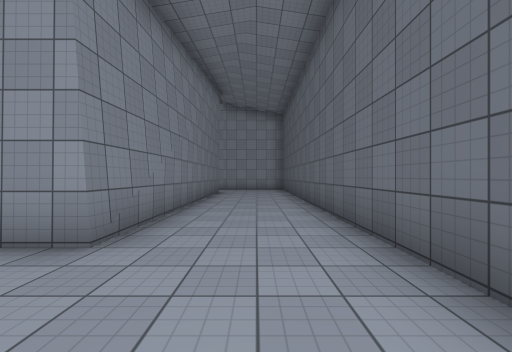
[1] (above)

16 first-person views from a walk through a 3-D level made in the Unity game engine. The camera is 1.4 m above the floor, looks level and sees 90° across. The floor is counted in squares, 2 m on a side. Each view is taken from the middle of a square. On the plan, view 1 faces up. The plan holds only what a view shows up to about 9 squares ahead; the rest is blank. The place goes on beyond the plan. The player character is not drawn. Surface patterns are stand-ins for the level's own textures.

[2]
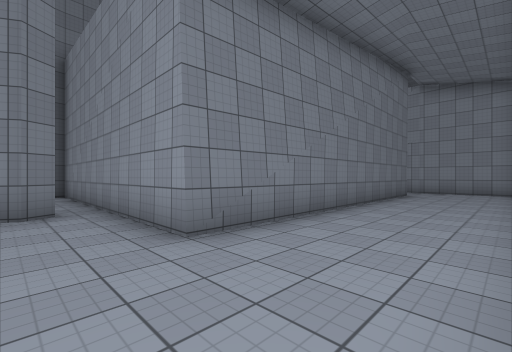

[3]
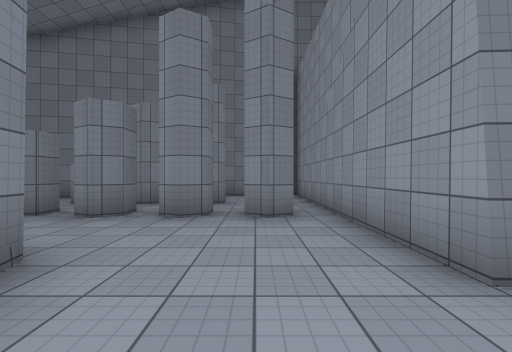

[4]
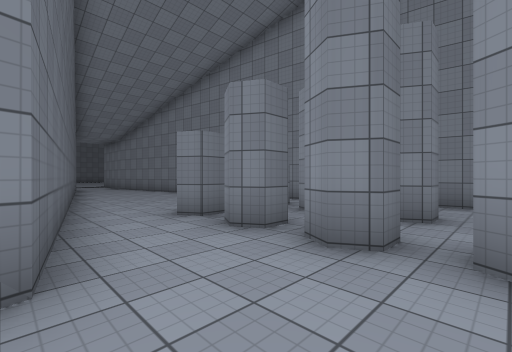

[5]
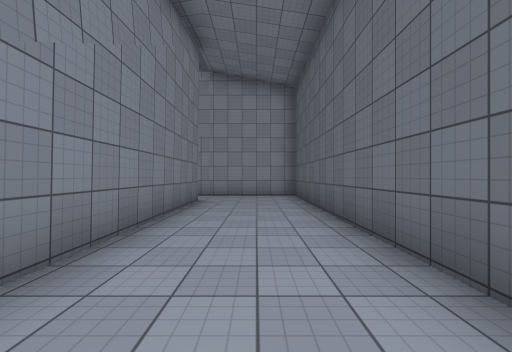

[6]
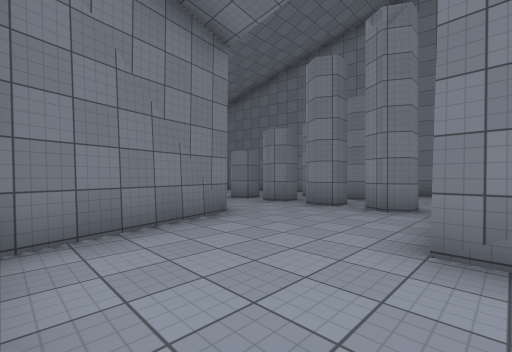

[7]
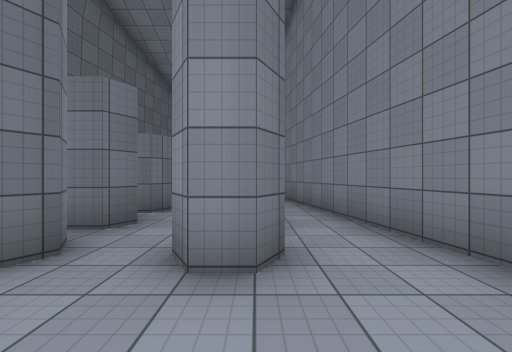

[8]
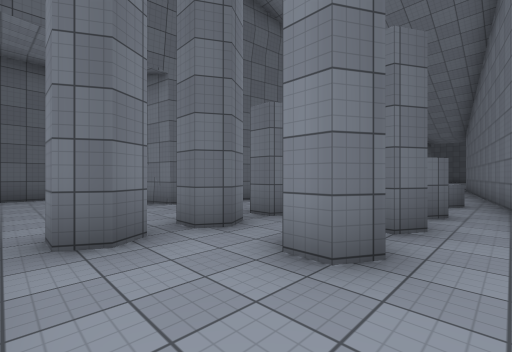

[9]
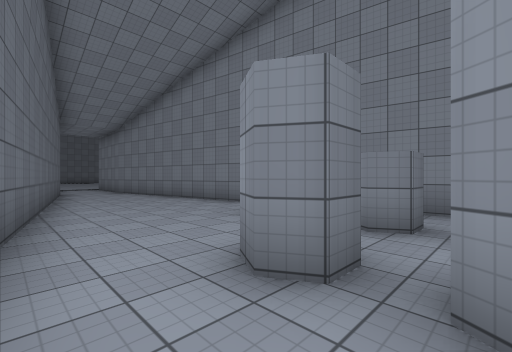

[10]
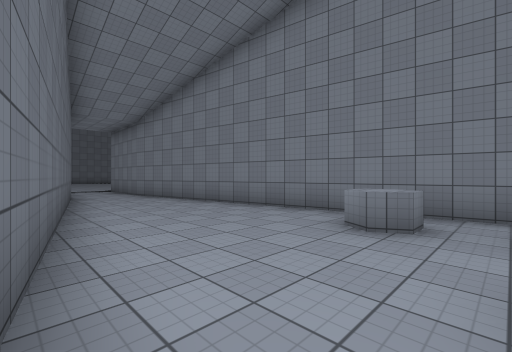

[11]
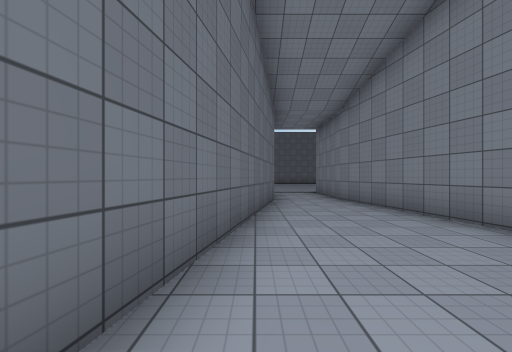

[12]
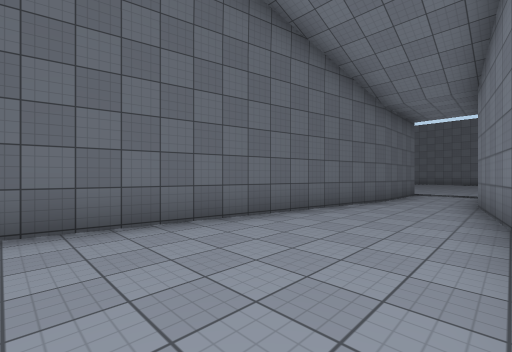

[13]
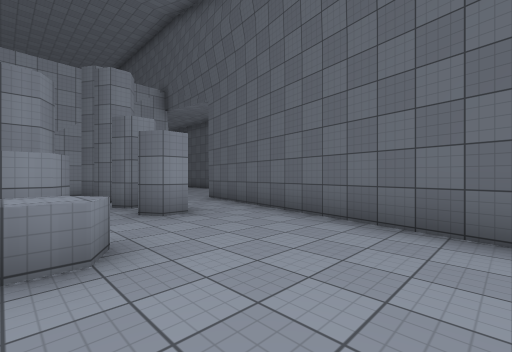

[14]
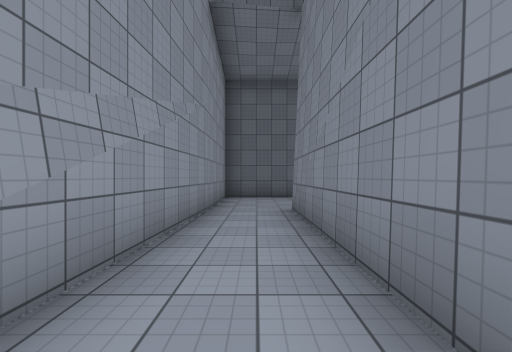

[15]
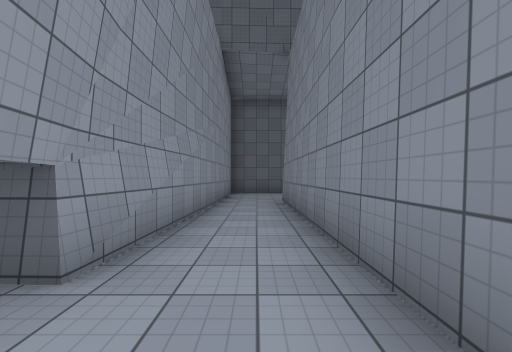

[16]
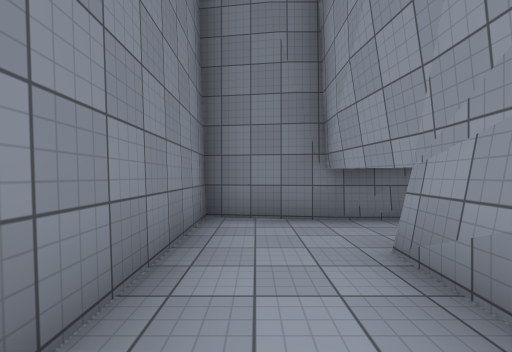

### Floor plan
Points are (right, up) in squares from view 1. A wall is a line through its corners. A room is listed if a view was taken in it or the views show most of it. See-through windows are left out.
Room 1 (views 1, 2, 3, 4, 5, 6, 9)
walls: (1.4, 1) (1.4, 12.9) (-1.6, 13); (-5.3, 1.2) (-5, 1.7) (-4.5, 1.7) (-4.3, 1.2) (-4.5, 0.8); (-5, 0.2) (-4.5, 0.2) (-4.3, -0.3) (-4.5, -0.8); (-5, -0.8) (-5.3, -0.3); (-5.3, -1.8) (-5, -1.3) (-4.5, -1.3) (-4.3, -1.8) (-4.5, -2.2); (-1.6, 11.2) (-1.6, 2.5) (-5.5, 2.5); (-2.6, -3.7) (-2.1, -1) (1.1, -0.1); (-5, -2.8) (-4.5, -2.8) (-4.3, -3.3)
ways out: opening at (-5, -1) to room 2; opening at (-5, 2) to room 2; opening at (-3.5, -2.5) to room 3; opening at (-2, 12) to room 4
Room 2 (views 7, 8)
walls: (-7.3, -0.3) (-7, 0.2) (-6.5, 0.2) (-6.2, -0.3); (-7.3, -1.8) (-7, -1.3); (-6.5, -1.4) (-6.3, -1.8) (-6.5, -2.2); (-5.3, -0.3) (-5, 0.2); (-5, 0.8) (-5.3, 1.2); (-7.3, -3.4) (-7, -2.8) (-6.5, -2.8) (-6.3, -3.3); (-5.5, 2.5) (-9.4, 2.5) (-8.3, -3.6); (-5, -2.2) (-5.3, -1.8); (-5.3, -3.3) (-5, -2.8)
ways out: opening at (-5, -1) to room 1; opening at (-5, 2) to room 1; opening at (-8, -2.5) to room 3; opening at (-6, -2.5) to room 3
Room 3 (views 10, 11, 12, 13)
walls: (-4.3, -3.3) (-4.5, -3.7) (-5, -3.7) (-5.3, -3.3); (-6.3, -3.3) (-6.5, -3.7) (-7, -3.7); (-8.3, -3.6) (-6.5, -13.6); (-4.6, -13.6) (-2.6, -3.7); (-6.5, -13.5) (-6.5, -15); (-4.5, -15.5) (-4.5, -13.5)
low walls: (-7.3, -5.4) (-7, -4.8) (-6.5, -4.8) (-6.3, -5.3) (-6.5, -5.7) (-7, -5.7)
ways out: opening at (-3.5, -2.5) to room 1; opening at (-8, -2.5) to room 2; opening at (-6, -2.5) to room 2
Room 4 (views 14, 15, 16)
walls: (-7.2, 13.4) (-9.1, 13.1) (-9.4, 11.1) (-1.6, 11.2); (-9.1, 14.6) (-9.1, 13.1); (-1.6, 13) (-7.3, 13.2) (-7.3, 13.8)
ways out: opening at (-2, 12) to room 1

Where each view was taken, in squares from view 1:
view 1: 0 up, 0 right, facing up
view 2: 1 up, 1 right, facing up-left
view 3: 1 up, 0 right, facing left
view 4: 1 up, 2 left, facing down-left
view 5: 4 up, 0 right, facing up
view 6: 3 up, 1 right, facing down-left
view 7: 2 up, 7 left, facing down
view 8: 2 up, 8 left, facing down-right
view 9: 2 down, 3 left, facing down-left
view 10: 4 down, 3 left, facing down-left
view 11: 6 down, 4 left, facing down
view 12: 6 down, 7 left, facing down-right
view 13: 8 down, 7 left, facing up-right
view 14: 12 up, 7 left, facing right
view 15: 12 up, 9 left, facing right
view 16: 12 up, 5 left, facing left
